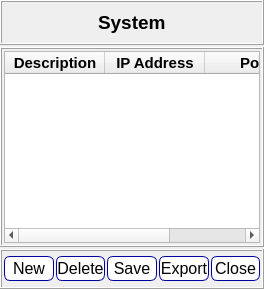
             <widget class="QWidget" name="SW_System">
              <layout class="QVBoxLayout" name="verticalLayout_5">
               <property name="spacing">
                <number>2</number>
               </property>
               <property name="leftMargin">
                <number>0</number>
               </property>
               <property name="topMargin">
                <number>0</number>
               </property>
               <property name="rightMargin">
                <number>0</number>
               </property>
               <property name="bottomMargin">
                <number>0</number>
               </property>
               <item>
                <widget class="QFrame" name="frame_5">
                 <property name="minimumSize">
                  <size>
                   <width>0</width>
                   <height>40</height>
                  </size>
                 </property>
                 <property name="frameShape">
                  <enum>QFrame::Box</enum>
                 </property>
                 <property name="frameShadow">
                  <enum>QFrame::Raised</enum>
                 </property>
                 <layout class="QVBoxLayout" name="verticalLayout_6">
                  <item alignment="Qt::AlignHCenter">
                   <widget class="QLabel" name="label">
                    <property name="font">
                     <font>
                      <family>Arial</family>
                      <pointsize>14</pointsize>
                      <weight>75</weight>
                      <bold>true</bold>
                     </font>
                    </property>
                    <property name="text">
                     <string>System</string>
                    </property>
                   </widget>
                  </item>
                 </layout>
                </widget>
               </item>
               <item>
                <widget class="QFrame" name="frame_4">
                 <property name="sizePolicy">
                  <sizepolicy hsizetype="Preferred" vsizetype="Expanding">
                   <horstretch>0</horstretch>
                   <verstretch>0</verstretch>
                  </sizepolicy>
                 </property>
                 <property name="frameShape">
                  <enum>QFrame::Box</enum>
                 </property>
                 <property name="frameShadow">
                  <enum>QFrame::Raised</enum>
                 </property>
                 <layout class="QVBoxLayout" name="verticalLayout_4">
                  <property name="leftMargin">
                   <number>2</number>
                  </property>
                  <property name="topMargin">
                   <number>2</number>
                  </property>
                  <property name="rightMargin">
                   <number>2</number>
                  </property>
                  <property name="bottomMargin">
                   <number>2</number>
                  </property>
                  <item>
                   <widget class="QTableWidget" name="tableWidget">
                    <property name="lineWidth">
                     <number>0</number>
                    </property>
                    <column>
                     <property name="text">
                      <string>Description</string>
                     </property>
                     <property name="font">
                      <font>
                       <family>Arial</family>
                       <pointsize>11</pointsize>
                       <weight>75</weight>
                       <bold>true</bold>
                      </font>
                     </property>
                    </column>
                    <column>
                     <property name="text">
                      <string>IP Address</string>
                     </property>
                     <property name="font">
                      <font>
                       <family>Arial</family>
                       <pointsize>11</pointsize>
                       <weight>75</weight>
                       <bold>true</bold>
                      </font>
                     </property>
                    </column>
                    <column>
                     <property name="text">
                      <string>Port</string>
                     </property>
                     <property name="font">
                      <font>
                       <family>Arial</family>
                       <pointsize>11</pointsize>
                       <weight>75</weight>
                       <bold>true</bold>
                      </font>
                     </property>
                    </column>
                   </widget>
                  </item>
                 </layout>
                </widget>
               </item>
               <item>
                <widget class="QFrame" name="frame_6">
                 <property name="sizePolicy">
                  <sizepolicy hsizetype="Preferred" vsizetype="Preferred">
                   <horstretch>0</horstretch>
                   <verstretch>0</verstretch>
                  </sizepolicy>
                 </property>
                 <property name="minimumSize">
                  <size>
                   <width>0</width>
                   <height>40</height>
                  </size>
                 </property>
                 <property name="frameShape">
                  <enum>QFrame::Box</enum>
                 </property>
                 <property name="frameShadow">
                  <enum>QFrame::Raised</enum>
                 </property>
                 <layout class="QHBoxLayout" name="horizontalLayout_2">
                  <property name="spacing">
                   <number>2</number>
                  </property>
                  <property name="leftMargin">
                   <number>2</number>
                  </property>
                  <property name="topMargin">
                   <number>2</number>
                  </property>
                  <property name="rightMargin">
                   <number>2</number>
                  </property>
                  <property name="bottomMargin">
                   <number>2</number>
                  </property>
                  <item>
                   <widget class="QPushButton" name="PB_New_3">
                    <property name="minimumSize">
                     <size>
                      <width>0</width>
                      <height>25</height>
                     </size>
                    </property>
                    <property name="font">
                     <font>
                      <family>Arial</family>
                      <pointsize>12</pointsize>
                     </font>
                    </property>
                    <property name="styleSheet">
                     <string notr="true">QPushButton
					{
                       border: 1px solid rgb(0,0,160);	
					 border-radius : 6px;
	background-color: rgb(255, 255, 255);
						
					}
 					 QPushButton:hover{
			
                 	background-color:  rgb(246, 255, 187);
	                                  
}

QPushButton:pressed{
  background-color :rgb(246, 255, 187);
}
</string>
                    </property>
                    <property name="text">
                     <string>New</string>
                    </property>
                   </widget>
                  </item>
                  <item>
                   <widget class="QPushButton" name="PB_Delete_3">
                    <property name="minimumSize">
                     <size>
                      <width>0</width>
                      <height>25</height>
                     </size>
                    </property>
                    <property name="font">
                     <font>
                      <family>Arial</family>
                      <pointsize>12</pointsize>
                     </font>
                    </property>
                    <property name="styleSheet">
                     <string notr="true">QPushButton
					{
                       border: 1px solid rgb(0,0,160);	
					 border-radius : 6px;
	background-color: rgb(255, 255, 255);
						
					}
 					 QPushButton:hover{
			
                 	background-color:  rgb(246, 255, 187);
	                                  
}

QPushButton:pressed{
  background-color :rgb(246, 255, 187);
}
</string>
                    </property>
                    <property name="text">
                     <string>Delete</string>
                    </property>
                   </widget>
                  </item>
                  <item>
                   <widget class="QPushButton" name="PB_Save_4">
                    <property name="minimumSize">
                     <size>
                      <width>0</width>
                      <height>25</height>
                     </size>
                    </property>
                    <property name="font">
                     <font>
                      <family>Arial</family>
                      <pointsize>12</pointsize>
                     </font>
                    </property>
                    <property name="styleSheet">
                     <string notr="true">QPushButton
					{
                       border: 1px solid rgb(0,0,160);	
					 border-radius : 6px;
	background-color: rgb(255, 255, 255);
						
					}
 					 QPushButton:hover{
			
                 	background-color:  rgb(246, 255, 187);
	                                  
}

QPushButton:pressed{
  background-color :rgb(246, 255, 187);
}
</string>
                    </property>
                    <property name="text">
                     <string>Save</string>
                    </property>
                   </widget>
                  </item>
                  <item>
                   <widget class="QPushButton" name="PB_Export_3">
                    <property name="minimumSize">
                     <size>
                      <width>0</width>
                      <height>25</height>
                     </size>
                    </property>
                    <property name="font">
                     <font>
                      <family>Arial</family>
                      <pointsize>12</pointsize>
                     </font>
                    </property>
                    <property name="styleSheet">
                     <string notr="true">QPushButton
					{
                       border: 1px solid rgb(0,0,160);	
					 border-radius : 6px;
	background-color: rgb(255, 255, 255);
						
					}
 					 QPushButton:hover{
			
                 	background-color:  rgb(246, 255, 187);
	                                  
}

QPushButton:pressed{
  background-color :rgb(246, 255, 187);
}
</string>
                    </property>
                    <property name="text">
                     <string>Export</string>
                    </property>
                   </widget>
                  </item>
                  <item>
                   <widget class="QPushButton" name="PB_Close_3">
                    <property name="minimumSize">
                     <size>
                      <width>0</width>
                      <height>25</height>
                     </size>
                    </property>
                    <property name="font">
                     <font>
                      <family>Arial</family>
                      <pointsize>12</pointsize>
                     </font>
                    </property>
                    <property name="styleSheet">
                     <string notr="true">QPushButton
					{
                       border: 1px solid rgb(0,0,160);	
					 border-radius : 6px;
	background-color: rgb(255, 255, 255);
						
					}
 					 QPushButton:hover{
			
                 	background-color:  rgb(246, 255, 187);
	                                  
}

QPushButton:pressed{
  background-color :rgb(246, 255, 187);
}
</string>
                    </property>
                    <property name="text">
                     <string>Close</string>
                    </property>
                   </widget>
                  </item>
                 </layout>
                </widget>
               </item>
              </layout>
             </widget>
